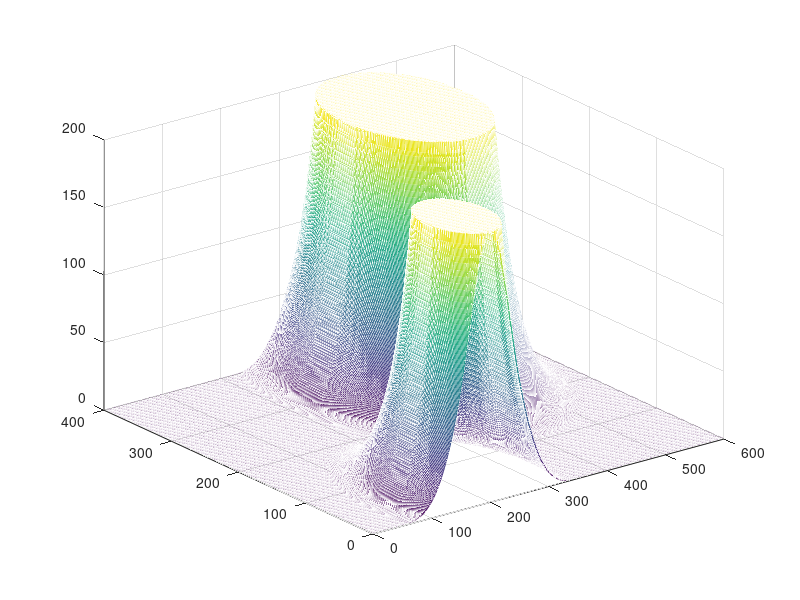

MATLAB code to generate this figure: (Note: this script raises an error after producing the figure.)
clf('reset');
cmap = [1 1 1; 1 0 0;0 1 1;0 0 1;0 0 0;1 0 1];
colormap(cmap);


nrows = 400;
ncols = 600;

obs = false(nrows, ncols);

[x, y] = meshgrid (1:ncols, 1:nrows);

% Generate some obstacles

% obs (1:200, 100:250) = true;
% obs (300:end, 100:250) = true;


%--------------------------------------------------------------------------
%Trapping for the local minima

% obs (1:200, 280:300) = true;
% obs (300:end, 280:300) = true;

%In this case due to the lcoal minimum value in between two meshes the
%robot will stuck into the local minimum value of the map.
% As we know in case of the voronoi's algorithm the robot stucks if the channel of the obstacle are there 
%

%--------------------------------------------------------------------------



t = ((x - 200).^2 + (y - 50).^2) < 50^2;
% disp(t);
obs(t) = true;                                                                                                                                                                                                                                                                                                                                                                                                                              

t = ((x - 400).^2 + (y - 300).^2) < 100^2;
obs(t) = true;

% figure(1);
% image(obs);
% grid on;
% axis image


%% Compute distance transform

d = bwdist(obs);

% Rescale and transform distances

d2 = (d/100) + 1;

d0 = 2;
nu = 800;

repulsive = nu*((1./d2 - 1/d0).^2);



% figure(2);
% image(repulsive);
% grid on;
% axis image;


repulsive (d2 > d0) = 0;

% figure(3);
% image(repulsive);
% grid on;
% axis image;
% 


%% Display repulsive potential

figure;
m = mesh (repulsive);
m.FaceLighting = 'phong';
axis equal;

title ('Repulsive Potential');

%% Compute attractive force

goal = [400, 50];

xi = 1/700;

attractive = xi * ( (x - goal(1)).^2 + (y - goal(2)).^2 );

figure;
m = mesh (attractive);
m.FaceLighting = 'phong';
axis equal;

title ('Attractive Potential');

%% Display 2D configuration space

figure;
imshow(~obs);

hold on;
plot (goal(1), goal(2), 'r.', 'MarkerSize', 25);
hold off;

axis ([0 ncols 0 nrows]);
axis xy;
axis on;

xlabel ('x');
ylabel ('y');

title ('Configuration Space');

%% Combine terms

f = attractive + repulsive;

figure;
m = mesh (f);
m.FaceLighting = 'phong';
axis equal;

title ('Total Potential');


disp(attractive);
disp(repulsive);
disp(f);

%% Plan route
start = [100,250]; 

route = GradientBasedPlanner (f, start, goal);

%% Plot the energy surface

figure;
m = mesh (f);
axis equal;

%% Plot ball sliding down hill

% [sx, sy, sz] = sphere(20);
% 
% scale = 20;
% sx = scale*sx;
% sy = scale*sy;
% sz = scale*(sz+1);
% 
% hold on;
% p = mesh(sx, sy, sz);
% p.FaceColor = 'red';
% p.EdgeColor = 'none';
% p.FaceLighting = 'phong';
% hold off;
% 
% for i = 1:size(route,1)
%     P = round(route(i,:));
%     z = f(P(2), P(1));
%     
%     p.XData = sx + P(1);
%     p.YData = sy + P(2);
%     p.ZData = sz + f(P(2), P(1));
%     
%     drawnow;
%     
%     drawnow;
%     
% end

%% quiver plot
[gx, gy] = gradient (-f);
skip = 20;

figure;

xidx = 1:skip:ncols;
yidx = 1:skip:nrows;

quiver (x(yidx,xidx), y(yidx,xidx), gx(yidx,xidx), gy(yidx,xidx), 0.4);

axis ([1 ncols 1 nrows]);

hold on;

ps = plot(start(1), start(2), 'r.', 'MarkerSize', 30);
pg = plot(goal(1), goal(2), 'g.', 'MarkerSize', 30);
p3 = plot (route(:,1), route(:,2), 'r', 'LineWidth', 2);
